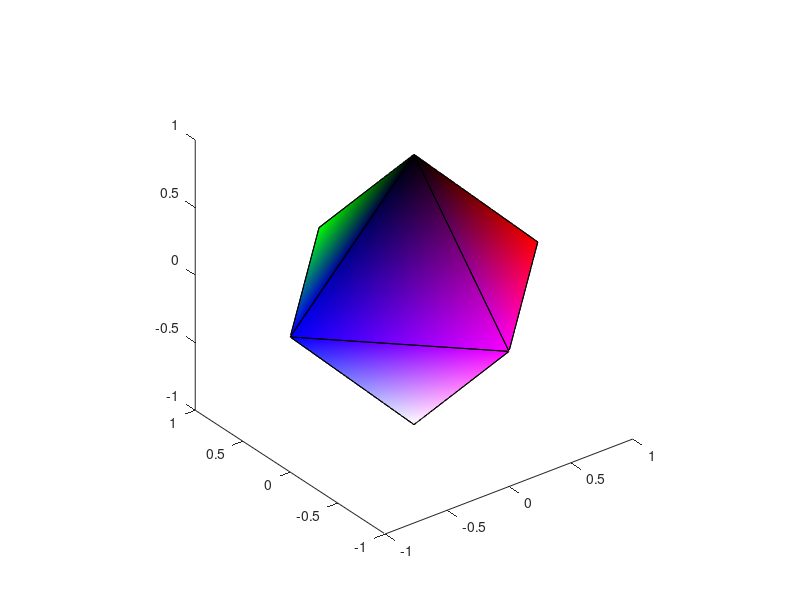

MATLAB code for this plot: (Note: this script raises an error after producing the figure.)
function mz3_demo
%creates different variations of the mz3 format
%Object is based on
% https://brainder.org/2011/09/25/braindering-with-ascii-files/

%vertex coordinates (x,y,z)
vert = [1 0 0; 0 1 0; 0 0 1; -1 0 0; 0 -1 0; 0 0 -1];
%definition of faces from vertex index (1st vertex is 1)
face = [1 2 3; 2 4 3; 4 5 3; 5 1 3; 2 1 6; 4 2 6; 5 4 6; 1 5 6];
%face = [1 2 3; 2 4 3; 4 5 3; 5 1 3; 2 6 1; 4 6 2; 5 6 4; 1 6 5];
%vertex colors RGB triplet for each vertex
vertRGB = [1 0 0; 0 1 0; 0 0 0; 0 0 1; 1 0 1; 1 1 1];
vertRGBA = [vertRGB, ones(size(vertRGB,1),1)];
%vertex intensity
inten = [1 2 3 4 5 6]';
%display results:
patch('Faces',face,'Vertices',vert,'FaceVertexCData',vertRGB, 'FaceColor','interp'); view(3); axis vis3d;
writeMz3('x3Mesh.mz3', face, vert);
writeMz3('x7ColoredMeshPerVertex.mz3', face, vert, vertRGB);
writeMz3('x8Scalar.mz3', [], [],inten);
writeMz3('x11ScalarMesh.mz3', face, vert,inten);
writeMz3('x15TemplateMesh.mz3', face, vert,[vertRGBA, inten]);
%per face colors
vert = [1 0 0; 0 1 0; 0 0 1; ...
        0 1 0; -1 0 0; 0 0 1; ...
        -1 0 0; 0 -1 0; 0 0 1; ...
        0 -1 0; 1 0 0; 0 0 1; ...
        0 1 0; 1 0 0; 0 0 -1; ...
        -1 0 0; 0 1 0; 0 0 -1; ...
        0 -1 0; -1 0 0; 0 0 -1; ...
        1 0 0; 0 -1 0; 0 0 -1];
face = reshape(1:24,3,8)';
vertRGB = [1 0 0; 0 1 0; 0 0 0; 0 0 1; 1 0 1; 1 1 1; 0 1 1; 1 1 0];
vertRGB = kron(vertRGB,ones(3,1));
writeMz3('x7ColoredMeshPerFace.mz3', face, vert, vertRGB);
%now create overlay based on 5124 face mesh
fnm = 'cortex_5124.mz3';
if ~exist(fnm,'file')
    error('Unable to find file: %s', fnm); 
end
[~, vertices] = readMz3(fnm);
%create overlay: each colordata for each vertex. 
cdata = vertices(:,1:2);
for i = 1: 2
    cdata(:,i) = abs(cdata(:,i));
    cdata(:,i) = cdata(:,i) - min(cdata(:,i)); %0..max
    cdata(:,i) = cdata(:,i) / max(cdata(:,i)); %0..1
end
%create "type 16" mz3: double precision, 2 layers 
fnm16 = 'x16DoubleOverlay_5124x2.mz3';
writeMz3(fnm16, [], [], double(cdata),[],false,true);
%create "type 8" mz3: single precision, 2 layers
fnm8 = 'x8ScalarOverlay_5124x2.mz3';
writeMz3(fnm8, [], [], single(cdata),[],false,true);


%end mz3_demo()
